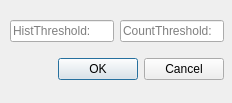
<?xml version="1.0" encoding="UTF-8"?>
<ui version="4.0">
 <class>GlobContrastDialog</class>
 <widget class="QDialog" name="GlobContrastDialog">
  <property name="geometry">
   <rect>
    <x>0</x>
    <y>0</y>
    <width>232</width>
    <height>103</height>
   </rect>
  </property>
  <property name="windowTitle">
   <string>GlobalContrastDialog</string>
  </property>
  <widget class="QWidget" name="gridLayoutWidget">
   <property name="geometry">
    <rect>
     <x>10</x>
     <y>10</y>
     <width>214</width>
     <height>80</height>
    </rect>
   </property>
   <layout class="QGridLayout" name="gridLayout">
    <item row="0" column="0">
     <widget class="QLineEdit" name="lineEdit">
      <property name="placeholderText">
       <string>HistThreshold:</string>
      </property>
     </widget>
    </item>
    <item row="0" column="1">
     <widget class="QLineEdit" name="lineEdit_2">
      <property name="placeholderText">
       <string>CountThreshold:</string>
      </property>
     </widget>
    </item>
    <item row="1" column="0" colspan="2">
     <widget class="QDialogButtonBox" name="buttonBox">
      <property name="orientation">
       <enum>Qt::Horizontal</enum>
      </property>
      <property name="standardButtons">
       <set>QDialogButtonBox::Cancel|QDialogButtonBox::Ok</set>
      </property>
     </widget>
    </item>
   </layout>
  </widget>
 </widget>
 <resources/>
 <connections>
  <connection>
   <sender>buttonBox</sender>
   <signal>accepted()</signal>
   <receiver>GlobContrastDialog</receiver>
   <slot>accept()</slot>
   <hints>
    <hint type="sourcelabel">
     <x>248</x>
     <y>254</y>
    </hint>
    <hint type="destinationlabel">
     <x>157</x>
     <y>274</y>
    </hint>
   </hints>
  </connection>
  <connection>
   <sender>buttonBox</sender>
   <signal>rejected()</signal>
   <receiver>GlobContrastDialog</receiver>
   <slot>reject()</slot>
   <hints>
    <hint type="sourcelabel">
     <x>316</x>
     <y>260</y>
    </hint>
    <hint type="destinationlabel">
     <x>286</x>
     <y>274</y>
    </hint>
   </hints>
  </connection>
 </connections>
</ui>
